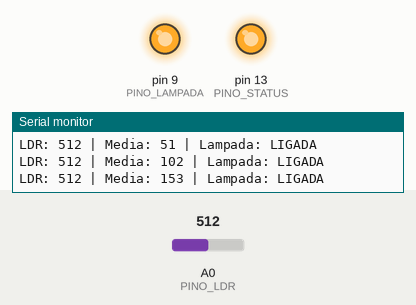
Simulated run of this sketch. Board: Arduino Uno, built with avr-gcc and run on an emulated ATmega328P. On the bench: output pins drawn as LEDs (lit = HIGH), the last lines printed to the serial monitor. The inputs (shaded band) are chosen by the test bench; at power-on: A0 (PINO_LDR) = 512.

Above: at 1.4 s.
1.5 s: A0 (PINO_LDR) set to 618
4.5 s: A0 (PINO_LDR) set to 645
At 5.0 s:
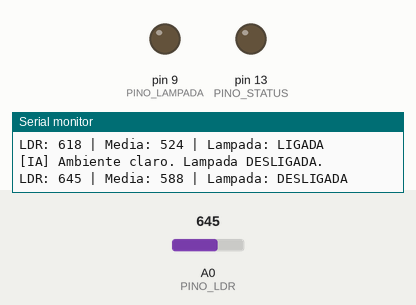
Timing chart, 0 to 7.5 s (numbered marks = the images above; inputs shaded):
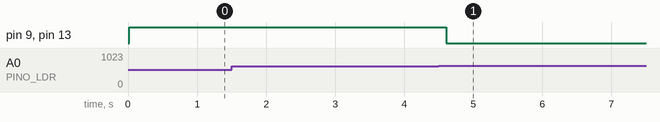

The sketch:

iluminacao_automatica.ino
```cpp
/*
 * SISTEMA DE ILUMINACAO AUTOMATICA
 * Disciplina: Programacao de Microprocessadores
 * Professor: Felipe Douglas
 *
 * Descricao:
 *   Sensor LDR mede a luminosidade do ambiente.
 *   Se estiver escuro, a lampada acende sozinha.
 *   Se estiver claro, a lampada apaga.
 *   Conceito de IA: limiar adaptativo de decisao.
 *
 * Componentes:
 *   - Arduino UNO
 *   - Sensor LDR        -> pino A0 (analogico)
 *   - Resistor 10k ohm  -> divisor de tensao com LDR
 *   - LED (lampada)     -> pino 9
 *   - LED status        -> pino 13 (embutido)
 */

#define PINO_LDR      A0
#define PINO_LAMPADA  9
#define PINO_STATUS   13

// Limiar de decisao (0-1023)
// Abaixo desse valor = escuro = lampada LIGA
#define LIMIAR        500

// Histerese: evita ficar ligando/desligando
// quando a luz esta exatamente no limiar
#define HISTERESE     30

// Variaveis globais
int leituraLDR   = 0;
bool lampacaoAtual = false;
int leituras[10];  // historico para media movel
int indice = 0;

void setup() {
  Serial.begin(9600);
  pinMode(PINO_LAMPADA, OUTPUT);
  pinMode(PINO_STATUS,  OUTPUT);

  Serial.println("=== ILUMINACAO AUTOMATICA ===");
  Serial.println("Limiar: 500 | Histerese: 30");
  Serial.println("Iniciando leituras...\n");
}

void loop() {
  // Leitura do sensor LDR
  leituraLDR = analogRead(PINO_LDR);

  // Media movel (suaviza ruido do sensor)
  leituras[indice] = leituraLDR;
  indice = (indice + 1) % 10;
  int media = calcularMedia();

  // Tomada de decisao com histerese (IA basica)
  tomarDecisao(media);

  // Log serial
  Serial.print("LDR: ");
  Serial.print(leituraLDR);
  Serial.print(" | Media: ");
  Serial.print(media);
  Serial.print(" | Lampada: ");
  Serial.println(lampacaoAtual ? "LIGADA" : "DESLIGADA");

  delay(500);
}

// Calcula media dos ultimos 10 valores
int calcularMedia() {
  long soma = 0;
  for (int i = 0; i < 10; i++) soma += leituras[i];
  return soma / 10;
}

/*
 * TOMADA DE DECISAO (IA embarcada)
 * Usa histerese para evitar oscilacao:
 * - Liga se media < (LIMIAR - HISTERESE)
 * - Desliga se media > (LIMIAR + HISTERESE)
 * - Mantem estado atual na zona intermediaria
 */
void tomarDecisao(int media) {
  if (media < (LIMIAR - HISTERESE) && !lampacaoAtual) {
    lampacaoAtual = true;
    digitalWrite(PINO_LAMPADA, HIGH);
    digitalWrite(PINO_STATUS,  HIGH);
    Serial.println("[IA] Escuro detectado! Lampada LIGADA.");

  } else if (media > (LIMIAR + HISTERESE) && lampacaoAtual) {
    lampacaoAtual = false;
    digitalWrite(PINO_LAMPADA, LOW);
    digitalWrite(PINO_STATUS,  LOW);
    Serial.println("[IA] Ambiente claro. Lampada DESLIGADA.");
  }
}
```

Measured:
- the behaviour switches between 628 and 629 on A0 (PINO_LDR) (found by bisection; images 0 and 1)
